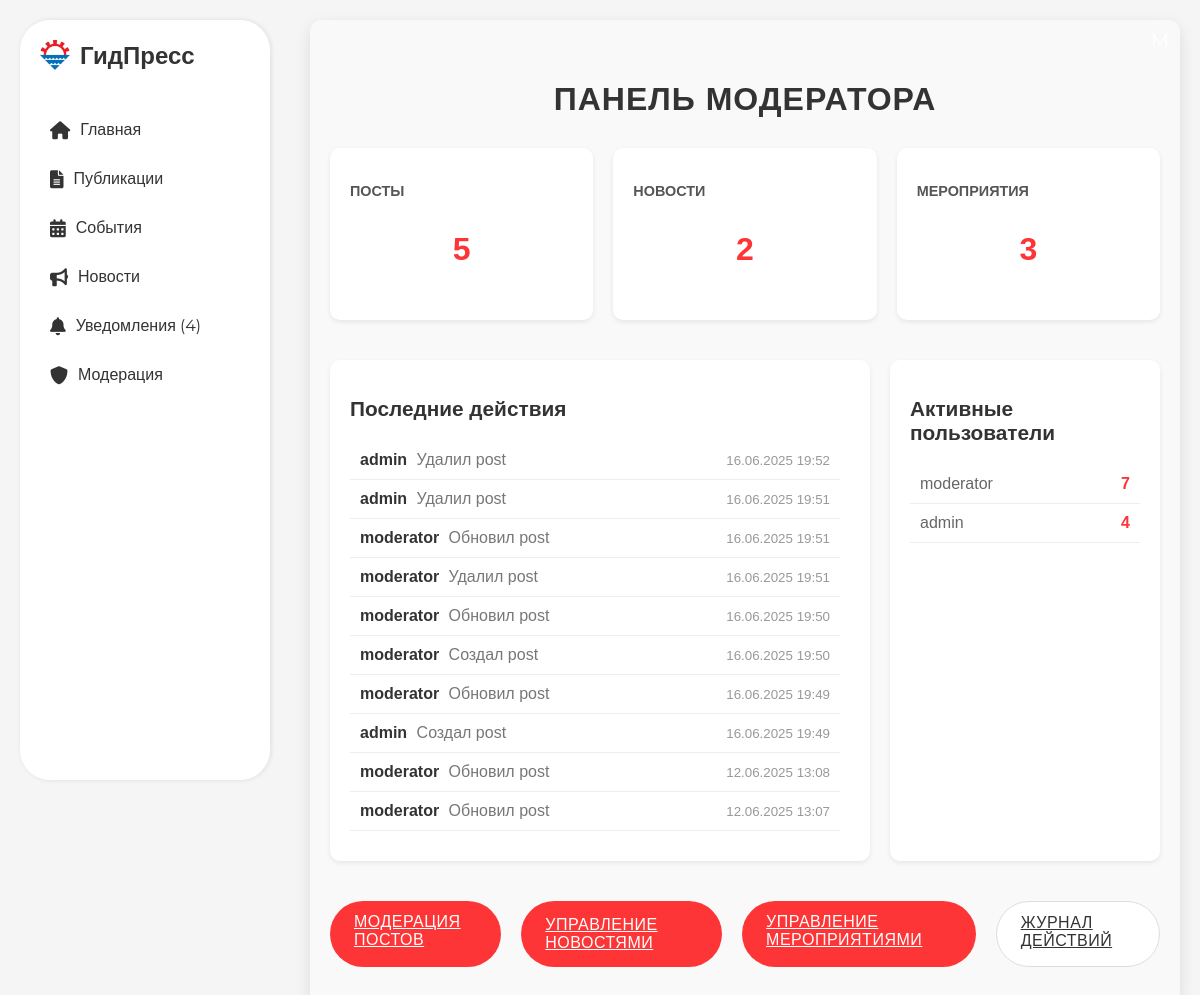
/moderate (signed in), run on the app's committed database.
### application/models.py (models this page shows, shortened)
class UserActivity(db.Model):
    id = db.Column(db.Integer, primary_key=True)
    user_id = db.Column(db.Integer, db.ForeignKey('user.id'), nullable=False)
    action_type = db.Column(db.String(50), nullable=False)  # 'create', 'edit', 'delete'
    target_type = db.Column(db.String(50), nullable=False)  # 'post', 'comment', 'news', 'event'
    target_id = db.Column(db.Integer, nullable=False)
    details = db.Column(db.Text, nullable=True)
    created_at = db.Column(db.DateTime, default=datetime.now)
    user = db.relationship('User', backref='activities')

class User(db.Model, UserMixin):
    id = db.Column(db.Integer, primary_key=True)
    username = db.Column(db.String(150), unique=True, nullable=False)
    email = db.Column(db.String(150), unique=True, nullable=False)
    password_hash = db.Column(db.String(128), nullable=False)
    role = db.Column(db.String(128), default='user')
    is_blocked = db.Column(db.Boolean, default=False)
    failed_login_attempts = db.Column(db.Integer, default=0)
    last_failed_login = db.Column(db.DateTime)
    posts = db.relationship('Post', backref='author', lazy=True)
    likes = db.relationship('Like', backref='user', lazy=True)
    comments = db.relationship('Comment', backref='user', lazy=True)
    email_notifications = db.Column(db.Boolean, default=True)  # Флаг для email уведомлений

### application/views/moderation.py (the view)
@moderation_bp.route("/moderate")
@login_required
@moderator_required('moderator')
def dashboard():
    last_week = datetime.now() - timedelta(days=7)
    activities = UserActivity.query.filter(UserActivity.created_at >= last_week).order_by(UserActivity.created_at.desc()).all()
    posts_count = Post.query.count()
    news_count = News.query.count()
    events_count = Event.query.count()
    active_users = db.session.query(User, db.func.count(UserActivity.id).label('activity_count'))\
        .join(UserActivity)\
        .filter(UserActivity.created_at >= last_week)\
        .group_by(User.id)\
        .order_by(db.text('activity_count DESC'))\
        .limit(10)\
        .all()
    return render_template(
        "moderation/dashboard.html",
        activities=activities,
        posts_count=posts_count,
        news_count=news_count,
        events_count=events_count,
        active_users=active_users
    )

### application/views/auth.py (called while the page is built)
@login_manager.user_loader
def load_user(user_id):
    return User.query.get(int(user_id))

### application/templates/moderation/dashboard.html (shortened to what this page needs)
{% extends 'base.html' %}
{% block content %}
<div class="home-container" style="
    max-width: 1200px;
    margin: 0 auto;
    padding: 40px 20px;
    background-color: #f9f9f9; /* Светлый фон */
    border-radius: 12px;
    box-shadow: 0 5px 15px rgba(0, 0, 0, 0.1);
    font-family: 'Arial', sans-serif;
">
    <h1 style="
        color: #333;
        margin-bottom: 30px;
        text-align: center;
        font-weight: 700;
        text-transform: uppercase;
        letter-spacing: 1px;
    ">Панель модератора</h1>
    <div class="stats-grid" style="
        display: grid;
        grid-template-columns: repeat(auto-fit, minmax(250px, 1fr));
        gap: 20px;
        margin-bottom: 40px;
    ">
        <div class="stat-card" style="
            background-color: #fff;
            padding: 20px;
            border-radius: 10px;
            box-shadow: 0 2px 5px rgba(0, 0, 0, 0.08);
            transition: transform 0.2s ease, box-shadow 0.2s ease;
        ">
            <h3 style="
                color: #555;
                margin-bottom: 10px;
                text-transform: uppercase;
                font-size: 0.9rem;
            ">Посты</h3>
            <p style="
                color: #FD3536; /* Акцентный цвет */
                font-size: 2rem;
                font-weight: bold;
                text-align: center;
            ">{{ posts_count }}</p>
        </div>
        <div class="stat-card" style="
            background-color: #fff;
            padding: 20px;
            border-radius: 10px;
            box-shadow: 0 2px 5px rgba(0, 0, 0, 0.08);
            transition: transform 0.2s ease, box-shadow 0.2s ease;
        ">
            <h3 style="
                color: #555;
                margin-bottom: 10px;
                text-transform: uppercase;
                font-size: 0.9rem;
            ">Новости</h3>
            <p style="
                color: #FD3536; /* Акцентный цвет */
                font-size: 2rem;
                font-weight: bold;
                text-align: center;
            ">{{ news_count }}</p>
        </div>
        <div class="stat-card" style="
            background-color: #fff;
            padding: 20px;
            border-radius: 10px;
            box-shadow: 0 2px 5px rgba(0, 0, 0, 0.08);
            transition: transform 0.2s ease, box-shadow 0.2s ease;
        ">
            <h3 style="
                color: #555;
                margin-bottom: 10px;
                text-transform: uppercase;
                font-size: 0.9rem;
            ">Мероприятия</h3>
            <p style="
                color: #FD3536; /* Акцентный цвет */
                font-size: 2rem;
                font-weight: bold;
                text-align: center;
            ">{{ events_count }}</p>
        </div>
    </div>
    <div class="content-grid" style="
        display: grid;
        grid-template-columns: 2fr 1fr;
        gap: 20px;
    ">
        <div class="recent-activities" style="
            background-color: #fff;
            padding: 20px;
            border-radius: 10px;
            box-shadow: 0 2px 5px rgba(0, 0, 0, 0.08);
        ">
            <h2 style="
                color: #333;
                margin-bottom: 20px;
                font-size: 1.3rem;
            ">Последние действия</h2>
            <div class="activities-list" style="
                max-height: 400px;
                overflow-y: auto;
                padding-right: 10px;
            ">
                {% for activity in activities %}
                <div class="activity-item" style="
                    padding: 10px;
                    border-bottom: 1px solid #eee;
                    color: #666;
                    display: flex;
                    justify-content: space-between;
                    align-items: center;
                ">
                    <div>
                        <span style="font-weight: bold; color: #333;">{{ activity.user.username }}</span>
                        <span style="color: #777; margin-left: 5px;">
                            {% if activity.action_type == 'create' %}Создал
                            {% elif activity.action_type == 'edit' %}Редактировал
                            {% elif activity.action_type == 'delete' %}Удалил
                            {% else %}Обновил{% endif %}
                            {{ activity.target_type }}
                        </span>
                    </div>
                    <small style="color: #999;">{{ activity.created_at.strftime('%d.%m.%Y %H:%M') }}</small>
                </div>
                {% endfor %}
            </div>
        </div>
        <div class="active-users" style="
            background-color: #fff;
            padding: 20px;
            border-radius: 10px;
            box-shadow: 0 2px 5px rgba(0, 0, 0, 0.08);
        ">
            <h2 style="
                color: #333;
                margin-bottom: 20px;
                font-size: 1.3rem;
            ">Активные пользователи</h2>
            <div class="users-list">
                {% for user, count in active_users %}
                <div class="user-item" style="
                    padding: 10px;
                    border-bottom: 1px solid #eee;
                    color: #666;
                    display: flex;
                    justify-content: space-between;
                    align-items: center;
                ">
                    <span>{{ user.username }}</span>
                    <span style="color: #FD3536; font-weight: bold;">{{ count }}</span>
                </div>
                {% endfor %}
            </div>
        </div>
    </div>
    <div class="navigation-buttons" style="
        margin-top: 40px;
        display: flex;
        justify-content: center;
        gap: 20px;
    ">
        <a href="{{ url_for('moderation.moderate_posts') }}" class="ant-btn" style="
            background-color: #FD3536;
            color: #fff;
            border-radius: 50px;
            padding: 12px 24px;
            font-weight: 400;
            text-transform: uppercase;
            letter-spacing: 0.5px;
            transition: background-color 0.3s ease, transform 0.2s ease;
        ">Модерация постов</a>
        <a href="{{ url_for('moderation.moderate_news') }}" class="ant-btn" style="
            background-color: #FD3536;
            color: #fff;
            border-radius: 50px;
            padding: 15px 24px;
            font-weight: 400;
            text-transform: uppercase;
            letter-spacing: 0.5px;
            transition:transform 0.2s ease;
        ">Управление новостями</a>
        <a href="{{ url_for('moderation.moderate_events') }}" class="ant-btn" style="
            background-color: #FD3536;
            color: #fff;
            border-radius: 50px;
            padding: 12px 24px;
            font-weight: 400;
            text-transform: uppercase;
            letter-spacing: 0.5px;
            transition: background-color 0.3s ease, transform 0.2s ease;
        ">Управление мероприятиями</a>
        <a href="{{ url_for('moderation.view_activities') }}" class="ant-btn" style="
            background-color: #fff;
            color: #333;
            border: 1px solid #ddd;
            border-radius: 50px;
            padding: 12px 24px;
            font-weight: 400;
            text-transform: uppercase;
            letter-spacing: 0.5px;
            transition: background-color 0.3s ease, transform 0.2s ease;
        ">Журнал действий</a>
    </div>
</div>
{% endblock %}

### data on the page
UserActivity: user.username "admin", action_type "Удалил", target_type "post", created_at "16.06.2025 19:52"
UserActivity: user.username "admin", action_type "Удалил", target_type "post", created_at "16.06.2025 19:51"
UserActivity: user.username "moderator", action_type "Обновил", target_type "post", created_at "16.06.2025 19:51"
UserActivity: user.username "moderator", action_type "Удалил", target_type "post", created_at "16.06.2025 19:51"
UserActivity: user.username "moderator", action_type "Обновил", target_type "post", created_at "16.06.2025 19:50"
UserActivity: user.username "moderator", action_type "Создал", target_type "post", created_at "16.06.2025 19:50"
UserActivity: user.username "moderator", action_type "Обновил", target_type "post", created_at "16.06.2025 19:49"
UserActivity: user.username "admin", action_type "Создал", target_type "post", created_at "16.06.2025 19:49"
UserActivity: user.username "moderator", action_type "Обновил", target_type "post", created_at "12.06.2025 13:08"
UserActivity: user.username "moderator", action_type "Обновил", target_type "post", created_at "12.06.2025 13:07"
User: username "moderator", count "7"
User: username "admin", count "4"

### other printed values
{{ '(' }} "("
{{ ')' }} ")"
{{ posts_count }} "5"
{{ news_count }} "2"
{{ events_count }} "3"
